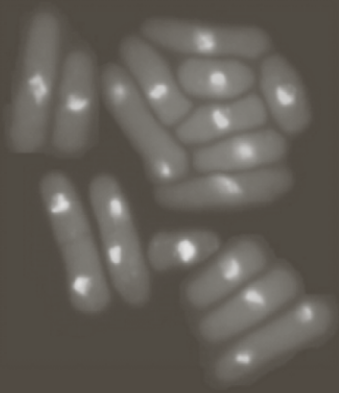
//> input picture Otsu_Algorithm/Otsu1k/test3/ferone.png, 339 x 393 px
$ ./main ferone.png   (built with g++ and OpenCV 4)
//> lines starting //> are read from the running program, lines starting //| are printed output that depends on the picture; after the words box and inside, x2 and y2 are one past the last pixel; in counts of white or black regions, pixels touching at a corner belong together
#include <iostream>
#include <opencv2/opencv.hpp>
#include <cmath>
#include <vector>

using namespace std;
using namespace cv;

vector<float> normHistogram(const Mat& src) {
    vector<float> hist(256, 0.0f);
    for(int y = 0; y < src.rows; y++) {
        for(int x = 0; x < src.cols; x++) {
            hist.at(src.at<uchar>(y, x))++;
        }
    }
    for(int i = 0; i < 256; i++) {
        hist.at(i) /= src.rows*src.cols;
    }
    return hist;
}

vector<float> probability(vector<float> hist) {
    vector<float> prob(256, 0.0f);
    prob.at(0) = hist.at(0);
    for(int i = 1; i < 256; i++) {
        prob.at(i) = prob.at(i-1)+hist.at(i);
    }
    return prob;
}

vector<float> cumulativeAvg(vector<float> hist) {
    vector<float> cumAvg(256, 0.0f);
    cumAvg.at(0) = hist.at(0);
    for(int i = 1; i < 256; i++) {
        cumAvg.at(i) = cumAvg.at(i-1)+i*hist.at(i);
    }
    return cumAvg;
}

float globalAvg(vector<float> hist) {
    float globAvg = hist.at(0);
    for(int i = 1; i < 256; i++) {
        globAvg += i*hist.at(i);
    }
    return globAvg;
}

vector<float> interClassVariance(vector<float> prob, vector<float> cumAvg, float globAvg) {
    vector<float> sigma(256, 0.0f);
    float num, den;
    for(int i = 0; i < 256; i++) {
        num = pow(((globAvg*prob.at(i))-cumAvg.at(i)), 2);
        den = prob.at(i)*(1-prob.at(i));
        sigma.at(i) = den == 0 ? 0 : num/den;
    }
    return sigma;
}

int kstar(vector<float> sigma) {
    float maxVariance = sigma.at(0);
    int k = 0;
    for(int i = 1; i < 256; i++) {
        if(sigma.at(i) > maxVariance) {
            maxVariance = sigma.at(i);
            k = i;
        }
    }
    return k;
}

int otsu1k(const Mat& src) {
    Mat blur;
    GaussianBlur(src, blur, Size(3,3), 0, 0);
    vector<float> hist = normHistogram(blur);
    vector<float> prob = probability(hist);
    vector<float> cumAvg = cumulativeAvg(hist);
    float globAvg = globalAvg(hist);
    vector<float> sigma = interClassVariance(prob, cumAvg, globAvg);
    int k = kstar(sigma);
    return k;
}


int main(int argc, char** argv){

    Mat src, dst;

    src = imread(argv[1], IMREAD_GRAYSCALE);
//> src: 393 rows x 339 cols, CV_8UC1; min 73, max 227, mean 94.9
    if( src.empty() )
        return -1;

    imshow("Orginal Img", src);

    threshold(src, dst, otsu1k(src), 255, THRESH_BINARY);
//> after the loop in normHistogram, `for(int y = 0; y < src.rows; y++)`: hist = 256 values, max 28424 at index 76, min 0 at index 0, mean 520.4
//> after the loop in normHistogram, `for(int i = 0; i < 256; i++)`: hist = 256 values, max 0.213 at index 76, min 0 at index 0, mean 0.00391
//> after the loop in probability, `for(int i = 1; i < 256; i++)`: prob = 256 values from 0 to 1
//> after the loop in cumulativeAvg, `for(int i = 1; i < 256; i++)`: cumAvg = 256 values from 0 to 94.96
//> in globalAvg, `float globAvg = hist.at(0);`: globAvg = 0
//> after the loop in globalAvg, `for(int i = 1; i < 256; i++)`: globAvg = 94.96
//> after the loop in interClassVariance, `for(int i = 0; i < 256; i++)`: sigma = 256 values, max 397.2 at index 100, min 0 at index 0, mean 129.4
//> in kstar, `float maxVariance = sigma.at(0);`: maxVariance = 0
//> the loop in kstar, `for(int i = 1; i < 256; i++)` made 255 passes
//> maxVariance on passes 73 to 84: 0.0181, 13.34, 103.9, 273.4, 287, 296.8, 304.7, 312.8, 320.2, 327.8, 334.8, 342.4
//> after the loop in kstar, `for(int i = 1; i < 256; i++)`: maxVariance = 397.2; k = 100
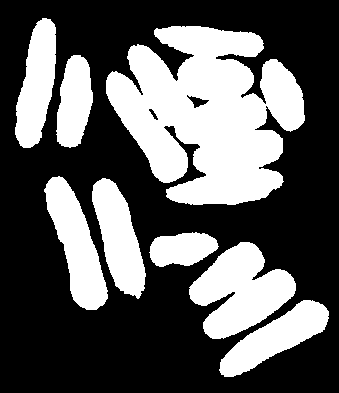
//> dst: 393 rows x 339 cols, CV_8UC1; 36.3% white; 8 white regions, largest, box (x1, y1, x2, y2) and area: (106, 26, 305, 205) 23137, (189, 242, 296, 339) 6011, (44, 176, 108, 310) 4147

    imshow("Otsu", dst);
    waitKey(0);


    return 0;
}

$ run again, on Otsu_Algorithm/Otsu1k/test3/montagne.png
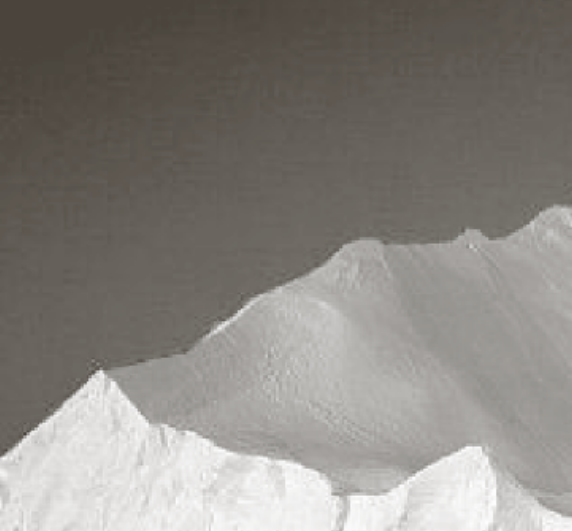
//> input picture Otsu_Algorithm/Otsu1k/test3/montagne.png, 572 x 531 px
//> after the loop in normHistogram, `for(int y = 0; y < src.rows; y++)`: hist = 256 values, max 11030 at index 100, min 0 at index 0, mean 1186.5
//> after the loop in normHistogram, `for(int i = 0; i < 256; i++)`: hist = 256 values, max 0.0363 at index 100, min 0 at index 0, mean 0.00391
//> after the loop in probability, `for(int i = 1; i < 256; i++)`: prob = 256 values from 0 to 1
//> after the loop in cumulativeAvg, `for(int i = 1; i < 256; i++)`: cumAvg = 256 values from 0 to 132.7
//> in globalAvg, `float globAvg = hist.at(0);`: globAvg = 0
//> after the loop in globalAvg, `for(int i = 1; i < 256; i++)`: globAvg = 132.7
//> after the loop in interClassVariance, `for(int i = 0; i < 256; i++)`: sigma = 256 values, max 2172.5 at index 139, min -0.00586 at index 252, mean 1017
//> in kstar, `float maxVariance = sigma.at(0);`: maxVariance = 0
//> the loop in kstar, `for(int i = 1; i < 256; i++)` made 255 passes
//> maxVariance on passes 68 to 75: 102.2, 120.6, 133.1, 172.5, 187.6, 213.7, 243.1, 274.2
//> after the loop in kstar, `for(int i = 1; i < 256; i++)`: maxVariance = 2172.5; k = 139
//> `threshold(src, dst, otsu1k(src), 255, THRESH_BINARY);`:
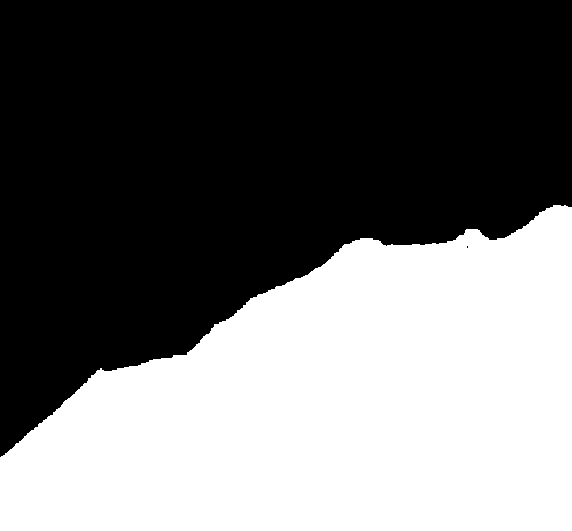
//> dst: 531 rows x 572 cols, CV_8UC1; 43.1% white; 1 white region, box (x1, y1, x2, y2) and area: (0, 205, 572, 531) 130958
